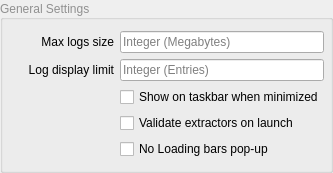
              <widget class="QGroupBox" name="grpbox_settings_2">
               <property name="sizePolicy">
                <sizepolicy hsizetype="Minimum" vsizetype="Maximum">
                 <horstretch>0</horstretch>
                 <verstretch>0</verstretch>
                </sizepolicy>
               </property>
               <property name="palette">
                <palette>
                 <active>
                  <colorrole role="WindowText">
                   <brush brushstyle="SolidPattern">
                    <color alpha="255">
                     <red>144</red>
                     <green>144</green>
                     <blue>144</blue>
                    </color>
                   </brush>
                  </colorrole>
                  <colorrole role="Dark">
                   <brush brushstyle="SolidPattern">
                    <color alpha="255">
                     <red>144</red>
                     <green>144</green>
                     <blue>144</blue>
                    </color>
                   </brush>
                  </colorrole>
                  <colorrole role="Text">
                   <brush brushstyle="SolidPattern">
                    <color alpha="255">
                     <red>206</red>
                     <green>206</green>
                     <blue>206</blue>
                    </color>
                   </brush>
                  </colorrole>
                  <colorrole role="ButtonText">
                   <brush brushstyle="SolidPattern">
                    <color alpha="255">
                     <red>0</red>
                     <green>0</green>
                     <blue>0</blue>
                    </color>
                   </brush>
                  </colorrole>
                  <colorrole role="PlaceholderText">
                   <brush brushstyle="NoBrush">
                    <color alpha="128">
                     <red>206</red>
                     <green>206</green>
                     <blue>206</blue>
                    </color>
                   </brush>
                  </colorrole>
                 </active>
                 <inactive>
                  <colorrole role="WindowText">
                   <brush brushstyle="SolidPattern">
                    <color alpha="255">
                     <red>144</red>
                     <green>144</green>
                     <blue>144</blue>
                    </color>
                   </brush>
                  </colorrole>
                  <colorrole role="Dark">
                   <brush brushstyle="SolidPattern">
                    <color alpha="255">
                     <red>144</red>
                     <green>144</green>
                     <blue>144</blue>
                    </color>
                   </brush>
                  </colorrole>
                  <colorrole role="Text">
                   <brush brushstyle="SolidPattern">
                    <color alpha="255">
                     <red>206</red>
                     <green>206</green>
                     <blue>206</blue>
                    </color>
                   </brush>
                  </colorrole>
                  <colorrole role="ButtonText">
                   <brush brushstyle="SolidPattern">
                    <color alpha="255">
                     <red>0</red>
                     <green>0</green>
                     <blue>0</blue>
                    </color>
                   </brush>
                  </colorrole>
                  <colorrole role="PlaceholderText">
                   <brush brushstyle="NoBrush">
                    <color alpha="128">
                     <red>206</red>
                     <green>206</green>
                     <blue>206</blue>
                    </color>
                   </brush>
                  </colorrole>
                 </inactive>
                 <disabled>
                  <colorrole role="WindowText">
                   <brush brushstyle="SolidPattern">
                    <color alpha="255">
                     <red>144</red>
                     <green>144</green>
                     <blue>144</blue>
                    </color>
                   </brush>
                  </colorrole>
                  <colorrole role="Dark">
                   <brush brushstyle="SolidPattern">
                    <color alpha="255">
                     <red>144</red>
                     <green>144</green>
                     <blue>144</blue>
                    </color>
                   </brush>
                  </colorrole>
                  <colorrole role="Text">
                   <brush brushstyle="SolidPattern">
                    <color alpha="255">
                     <red>144</red>
                     <green>144</green>
                     <blue>144</blue>
                    </color>
                   </brush>
                  </colorrole>
                  <colorrole role="ButtonText">
                   <brush brushstyle="SolidPattern">
                    <color alpha="255">
                     <red>144</red>
                     <green>144</green>
                     <blue>144</blue>
                    </color>
                   </brush>
                  </colorrole>
                  <colorrole role="PlaceholderText">
                   <brush brushstyle="NoBrush">
                    <color alpha="128">
                     <red>206</red>
                     <green>206</green>
                     <blue>206</blue>
                    </color>
                   </brush>
                  </colorrole>
                 </disabled>
                </palette>
               </property>
               <property name="layoutDirection">
                <enum>Qt::LayoutDirection::LeftToRight</enum>
               </property>
               <property name="title">
                <string notr="true">General Settings</string>
               </property>
               <property name="alignment">
                <set>Qt::AlignmentFlag::AlignLeading|Qt::AlignmentFlag::AlignLeft|Qt::AlignmentFlag::AlignVCenter</set>
               </property>
               <property name="flat">
                <bool>true</bool>
               </property>
               <layout class="QFormLayout" name="formLayout_4">
                <property name="labelAlignment">
                 <set>Qt::AlignmentFlag::AlignRight|Qt::AlignmentFlag::AlignTrailing|Qt::AlignmentFlag::AlignVCenter</set>
                </property>
                <property name="rightMargin">
                 <number>6</number>
                </property>
                <item row="1" column="0">
                 <widget class="QLabel" name="lbl_maximumruns_3">
                  <property name="minimumSize">
                   <size>
                    <width>100</width>
                    <height>0</height>
                   </size>
                  </property>
                  <property name="palette">
                   <palette>
                    <active>
                     <colorrole role="WindowText">
                      <brush brushstyle="SolidPattern">
                       <color alpha="255">
                        <red>0</red>
                        <green>0</green>
                        <blue>0</blue>
                       </color>
                      </brush>
                     </colorrole>
                    </active>
                    <inactive>
                     <colorrole role="WindowText">
                      <brush brushstyle="SolidPattern">
                       <color alpha="255">
                        <red>0</red>
                        <green>0</green>
                        <blue>0</blue>
                       </color>
                      </brush>
                     </colorrole>
                    </inactive>
                    <disabled>
                     <colorrole role="WindowText">
                      <brush brushstyle="SolidPattern">
                       <color alpha="255">
                        <red>144</red>
                        <green>144</green>
                        <blue>144</blue>
                       </color>
                      </brush>
                     </colorrole>
                    </disabled>
                   </palette>
                  </property>
                  <property name="toolTip">
                   <string>Max log size in saved/logs/*.txt

The logs will be gracefully sent to the bin after closing the program</string>
                  </property>
                  <property name="text">
                   <string>Max logs size</string>
                  </property>
                  <property name="alignment">
                   <set>Qt::AlignmentFlag::AlignRight|Qt::AlignmentFlag::AlignTrailing|Qt::AlignmentFlag::AlignVCenter</set>
                  </property>
                 </widget>
                </item>
                <item row="1" column="1">
                 <widget class="QLineEdit" name="cfgui_maxlogsize">
                  <property name="palette">
                   <palette>
                    <active>
                     <colorrole role="Text">
                      <brush brushstyle="SolidPattern">
                       <color alpha="255">
                        <red>0</red>
                        <green>0</green>
                        <blue>0</blue>
                       </color>
                      </brush>
                     </colorrole>
                     <colorrole role="PlaceholderText">
                      <brush brushstyle="SolidPattern">
                       <color alpha="128">
                        <red>0</red>
                        <green>0</green>
                        <blue>0</blue>
                       </color>
                      </brush>
                     </colorrole>
                    </active>
                    <inactive>
                     <colorrole role="Text">
                      <brush brushstyle="SolidPattern">
                       <color alpha="255">
                        <red>0</red>
                        <green>0</green>
                        <blue>0</blue>
                       </color>
                      </brush>
                     </colorrole>
                     <colorrole role="PlaceholderText">
                      <brush brushstyle="SolidPattern">
                       <color alpha="128">
                        <red>0</red>
                        <green>0</green>
                        <blue>0</blue>
                       </color>
                      </brush>
                     </colorrole>
                    </inactive>
                    <disabled>
                     <colorrole role="Text">
                      <brush brushstyle="SolidPattern">
                       <color alpha="255">
                        <red>144</red>
                        <green>144</green>
                        <blue>144</blue>
                       </color>
                      </brush>
                     </colorrole>
                     <colorrole role="PlaceholderText">
                      <brush brushstyle="SolidPattern">
                       <color alpha="128">
                        <red>206</red>
                        <green>206</green>
                        <blue>206</blue>
                       </color>
                      </brush>
                     </colorrole>
                    </disabled>
                   </palette>
                  </property>
                  <property name="toolTip">
                   <string>&lt;html&gt;&lt;head/&gt;&lt;body&gt;&lt;p&gt;Max log size in MB in saved/logs/*.txt&lt;/p&gt;&lt;p&gt;The logs will be gracefully sent to the bin after closing the program&lt;/p&gt;&lt;/body&gt;&lt;/html&gt;</string>
                  </property>
                  <property name="text">
                   <string/>
                  </property>
                  <property name="readOnly">
                   <bool>false</bool>
                  </property>
                  <property name="placeholderText">
                   <string>Integer (Megabytes)</string>
                  </property>
                  <property name="clearButtonEnabled">
                   <bool>false</bool>
                  </property>
                 </widget>
                </item>
                <item row="2" column="1">
                 <widget class="QLineEdit" name="cfgui_maxlogentries">
                  <property name="palette">
                   <palette>
                    <active>
                     <colorrole role="Text">
                      <brush brushstyle="SolidPattern">
                       <color alpha="255">
                        <red>0</red>
                        <green>0</green>
                        <blue>0</blue>
                       </color>
                      </brush>
                     </colorrole>
                     <colorrole role="PlaceholderText">
                      <brush brushstyle="SolidPattern">
                       <color alpha="128">
                        <red>0</red>
                        <green>0</green>
                        <blue>0</blue>
                       </color>
                      </brush>
                     </colorrole>
                    </active>
                    <inactive>
                     <colorrole role="Text">
                      <brush brushstyle="SolidPattern">
                       <color alpha="255">
                        <red>0</red>
                        <green>0</green>
                        <blue>0</blue>
                       </color>
                      </brush>
                     </colorrole>
                     <colorrole role="PlaceholderText">
                      <brush brushstyle="SolidPattern">
                       <color alpha="128">
                        <red>0</red>
                        <green>0</green>
                        <blue>0</blue>
                       </color>
                      </brush>
                     </colorrole>
                    </inactive>
                    <disabled>
                     <colorrole role="Text">
                      <brush brushstyle="SolidPattern">
                       <color alpha="255">
                        <red>144</red>
                        <green>144</green>
                        <blue>144</blue>
                       </color>
                      </brush>
                     </colorrole>
                     <colorrole role="PlaceholderText">
                      <brush brushstyle="SolidPattern">
                       <color alpha="128">
                        <red>206</red>
                        <green>206</green>
                        <blue>206</blue>
                       </color>
                      </brush>
                     </colorrole>
                    </disabled>
                   </palette>
                  </property>
                  <property name="toolTip">
                   <string>Max rows to display at a time in the consoles
This does not affect saved logs</string>
                  </property>
                  <property name="text">
                   <string/>
                  </property>
                  <property name="readOnly">
                   <bool>false</bool>
                  </property>
                  <property name="placeholderText">
                   <string>Integer (Entries)</string>
                  </property>
                  <property name="clearButtonEnabled">
                   <bool>false</bool>
                  </property>
                 </widget>
                </item>
                <item row="4" column="1">
                 <widget class="QCheckBox" name="cfgui_showontaskbar">
                  <property name="palette">
                   <palette>
                    <active>
                     <colorrole role="WindowText">
                      <brush brushstyle="SolidPattern">
                       <color alpha="255">
                        <red>0</red>
                        <green>0</green>
                        <blue>0</blue>
                       </color>
                      </brush>
                     </colorrole>
                    </active>
                    <inactive>
                     <colorrole role="WindowText">
                      <brush brushstyle="SolidPattern">
                       <color alpha="255">
                        <red>0</red>
                        <green>0</green>
                        <blue>0</blue>
                       </color>
                      </brush>
                     </colorrole>
                    </inactive>
                    <disabled>
                     <colorrole role="WindowText">
                      <brush brushstyle="SolidPattern">
                       <color alpha="255">
                        <red>144</red>
                        <green>144</green>
                        <blue>144</blue>
                       </color>
                      </brush>
                     </colorrole>
                    </disabled>
                   </palette>
                  </property>
                  <property name="toolTip">
                   <string>Show on taskbar when minimized, otherwise in the tray</string>
                  </property>
                  <property name="text">
                   <string>Show on taskbar when minimized</string>
                  </property>
                 </widget>
                </item>
                <item row="5" column="1">
                 <widget class="QCheckBox" name="cfgui_autotester">
                  <property name="palette">
                   <palette>
                    <active>
                     <colorrole role="WindowText">
                      <brush brushstyle="SolidPattern">
                       <color alpha="255">
                        <red>0</red>
                        <green>0</green>
                        <blue>0</blue>
                       </color>
                      </brush>
                     </colorrole>
                     <colorrole role="Text">
                      <brush brushstyle="SolidPattern">
                       <color alpha="255">
                        <red>0</red>
                        <green>0</green>
                        <blue>0</blue>
                       </color>
                      </brush>
                     </colorrole>
                    </active>
                    <inactive>
                     <colorrole role="WindowText">
                      <brush brushstyle="SolidPattern">
                       <color alpha="255">
                        <red>0</red>
                        <green>0</green>
                        <blue>0</blue>
                       </color>
                      </brush>
                     </colorrole>
                     <colorrole role="Text">
                      <brush brushstyle="SolidPattern">
                       <color alpha="255">
                        <red>0</red>
                        <green>0</green>
                        <blue>0</blue>
                       </color>
                      </brush>
                     </colorrole>
                    </inactive>
                    <disabled/>
                   </palette>
                  </property>
                  <property name="toolTip">
                   <string>Test if the extractors are valid automatically</string>
                  </property>
                  <property name="text">
                   <string>Validate extractors on launch</string>
                  </property>
                 </widget>
                </item>
                <item row="6" column="1">
                 <widget class="QCheckBox" name="cfgui_skiploadingbars">
                  <property name="palette">
                   <palette>
                    <active>
                     <colorrole role="WindowText">
                      <brush brushstyle="SolidPattern">
                       <color alpha="255">
                        <red>0</red>
                        <green>0</green>
                        <blue>0</blue>
                       </color>
                      </brush>
                     </colorrole>
                    </active>
                    <inactive>
                     <colorrole role="WindowText">
                      <brush brushstyle="SolidPattern">
                       <color alpha="255">
                        <red>0</red>
                        <green>0</green>
                        <blue>0</blue>
                       </color>
                      </brush>
                     </colorrole>
                    </inactive>
                    <disabled/>
                   </palette>
                  </property>
                  <property name="text">
                   <string>No Loading bars pop-up</string>
                  </property>
                 </widget>
                </item>
                <item row="2" column="0">
                 <widget class="QLabel" name="lbl_maxlogentries">
                  <property name="minimumSize">
                   <size>
                    <width>100</width>
                    <height>0</height>
                   </size>
                  </property>
                  <property name="palette">
                   <palette>
                    <active>
                     <colorrole role="WindowText">
                      <brush brushstyle="SolidPattern">
                       <color alpha="255">
                        <red>0</red>
                        <green>0</green>
                        <blue>0</blue>
                       </color>
                      </brush>
                     </colorrole>
                    </active>
                    <inactive>
                     <colorrole role="WindowText">
                      <brush brushstyle="SolidPattern">
                       <color alpha="255">
                        <red>0</red>
                        <green>0</green>
                        <blue>0</blue>
                       </color>
                      </brush>
                     </colorrole>
                    </inactive>
                    <disabled>
                     <colorrole role="WindowText">
                      <brush brushstyle="SolidPattern">
                       <color alpha="255">
                        <red>144</red>
                        <green>144</green>
                        <blue>144</blue>
                       </color>
                      </brush>
                     </colorrole>
                    </disabled>
                   </palette>
                  </property>
                  <property name="toolTip">
                   <string>Max rows to display at a time in the consoles

This does not affect saved logs</string>
                  </property>
                  <property name="text">
                   <string>Log display limit</string>
                  </property>
                  <property name="alignment">
                   <set>Qt::AlignmentFlag::AlignRight|Qt::AlignmentFlag::AlignTrailing|Qt::AlignmentFlag::AlignVCenter</set>
                  </property>
                 </widget>
                </item>
               </layout>
              </widget>
